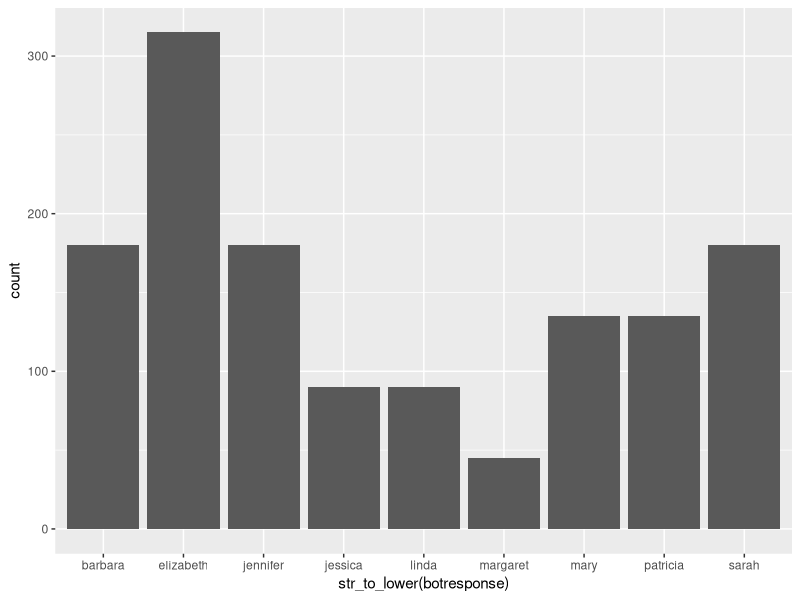
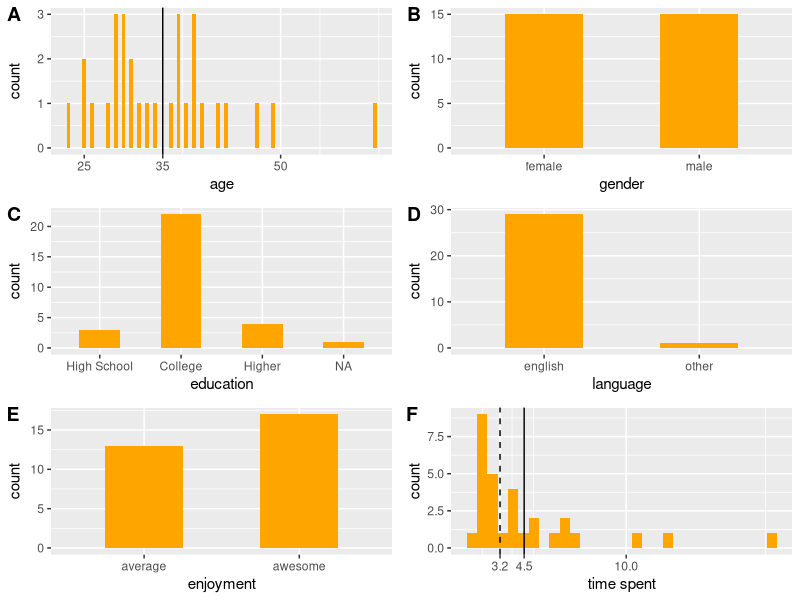
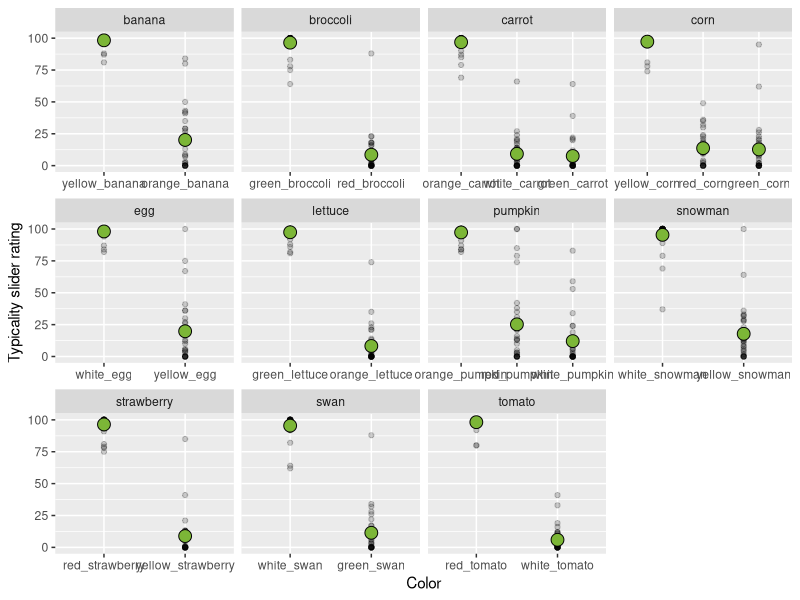
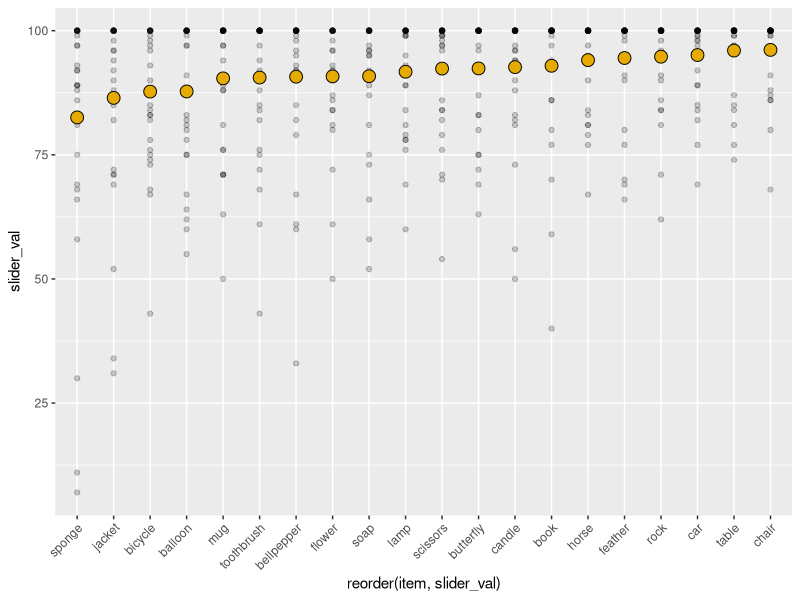

The R source for these figures, in order:
## ---- chunk 1
knitr::opts_chunk$set(echo = TRUE)
## ---- chunk 2
library(cowplot)
# library(plyr)
library(tidyverse)
library(here)

df_import = read_csv(here("data","01_norming","02_main","03_Typicality-norming","data.csv")) %>%
  # exclude test
  # weird filter property that it will exclude NAs
  filter(is.na(comments) | comments != "TEST")
## ---- chunk 3
ggplot(df_import,aes(x=str_to_lower(botresponse))) +
  geom_histogram(stat="count")
## ---- chunk 4

df_clean = df_import %>% 
  # exclude multiple submissions
  arrange(startTime) %>% 
  distinct(anon_worker_id,trial_number, .keep_all = TRUE) %>% 
  # exclude participants who didn't do the hit correctly or were confused (self reportedly)
  filter(HitCorrect==1)
  # exclude participants who are more than 2 std away from median responses
  # group_by(anon_worker_id) %>%
  # filter()

# number of participants before exclusion (20)
length(unique(df_import$anon_worker_id))
# number of participants after exclusion (18)
length(unique(df_clean$anon_worker_id))


df = df_clean %>%
  select(question,slider_val,trial_number,anon_worker_id)
## ---- chunk 5
# other info
engl_spellings = c("english", "englis", "eng", "engilsh")

df_subj = df_clean %>% 
  select(age,gender,education,languages,enjoyment,timeSpent,HitCorrect,comments,anon_worker_id) %>% 
  distinct() %>% 
  mutate_at(vars(languages), funs(str_to_lower(.))) %>% 
  mutate_at(vars(languages), funs(ifelse(. %in% engl_spellings, "english", .))) %>% 
  mutate(lang=ifelse(languages == "english","english","other")) %>% 
  mutate_at(vars(age), funs(as.integer(.))) %>% 
  mutate_at(vars(enjoyment), 
            funs(ifelse(.==1,"average",
                        ifelse(.==2,"awesome","other")))) %>% 
  mutate(edu = ifelse(str_detect(education,"high_school"),"High School",
                      ifelse(str_detect(education,"college"),"College","Higher"))) %>% 
  mutate_at(vars(edu), funs(fct_relevel(.,"High School", "College", "Higher")))


mean_age = round(mean(df_subj$age),digits = 1)
p_age = ggplot(df_subj,aes(x=age)) +
  geom_bar(width = .5,
           fill = "orange") +
  geom_vline(xintercept= mean_age) +
  scale_x_continuous(breaks=c(25,50,75,mean_age))

p_gen = ggplot(df_subj,aes(x=gender)) +
  geom_bar(width = .5,
           fill = "orange")

p_edu = ggplot(df_subj,aes(x=edu)) +
  geom_bar(width = .5,
           fill = "orange") +
  xlab("education")
  # theme(axis.text.x = element_text(angle = 25, hjust = 1))

p_lang = ggplot(df_subj,aes(x=lang)) +
  geom_bar(width = .5,
           fill = "orange") +
  xlab("language")
  # theme(axis.text.x = element_text(angle=45,hjust=1))

p_enj = ggplot(df_subj,aes(x=enjoyment)) +
  geom_bar(width = .5,
           fill = "orange")

mean_time = round(mean(df_subj$timeSpent), digits = 1)
median_time = round(median(df_subj$timeSpent), digits = 1)
p_time = ggplot(df_subj,aes(x=timeSpent)) +
  geom_histogram(fill = "orange") +
  geom_vline(xintercept=mean_time) +
  geom_vline(xintercept=median_time,linetype="dashed") +
  scale_x_continuous(breaks=c(median_time,mean_time,floor(0),floor(10),floor(25),floor(20))) +
  xlab("time spent")

plot_grid(p_age,p_gen,p_edu,p_lang,p_enj,p_time, labels = "AUTO", ncol = 2, align = 'v')

## ---- chunk 6

cd_list = c("broccoli",
	"lettuce",
	"carrot",
	"pumpkin",
	"strawberry",
	"tomato",
	"egg",
	"snowman",
	"swan",
	"banana",
	"corn")

df_plot = df %>% 
  # separate color and type
  separate(question, c("color", "item"), sep = "_", remove = FALSE) %>% 
  # identify presumably color diagnostic object
  mutate(cd = ifelse(item %in% cd_list, T, F))

## ---- chunk 7

df_cd = df_plot %>% 
  filter(cd == T) %>% 
  group_by(item, color) %>% 
  mutate(mean_y = mean(slider_val)) %>% 
  ungroup()

ggplot(df_cd, aes(x=reorder(question, -slider_val), y=slider_val)) +
  facet_wrap(vars(item), scale = "free_x") +
  geom_point(alpha = 0.2) +
  # error bars 
  stat_summary(fun.data = "mean_cl_boot",
               geom = "linerange",
               color = "black",
               size = 1) + 
  # means
  stat_summary(fun.y = "mean",
               geom = "point",
               shape = 21,
               fill = "#7CB637",
               color = "black",
               size = 4) +
  xlab("Color") +
  ylab("Typicality slider rating")
## ---- chunk 8

df_noncd = df_plot %>% 
  filter(cd == F)

ggplot(df_noncd, aes(x=reorder(item,slider_val), y=slider_val)) +
  # facet_wrap(vars(item), scale = "free_x") +
  geom_point(alpha = 0.2) +
  # error bars 
  stat_summary(fun.data = "mean_cl_boot",
               geom = "linerange",
               color = "black",
               size = 1) + 
  # means
  stat_summary(fun.y = "mean",
               geom = "point",
               shape = 21,
               fill = "#E6AB02",
               color = "black",
               size = 4) +
  theme(axis.text.x = element_text(angle = 45, hjust = 1))
